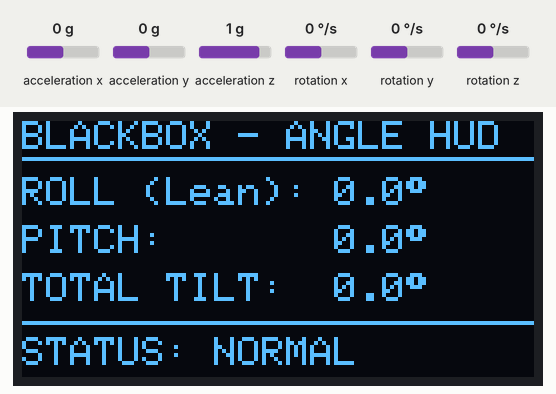
The sketch below on a simulated ESP32. Shown: 128×64 one-colour display. The test bench sets the inputs (shaded band); at power-on: acceleration x 0 g, acceleration y 0 g, acceleration z 1 g, rotation x 0 °/s, rotation y 0 °/s, rotation z 0 °/s. What the sketch prints to the serial monitor is not drawn.

Above: at 5.2 s.
5.3 s: acceleration x set to -1.4 g
At 6.5 s:
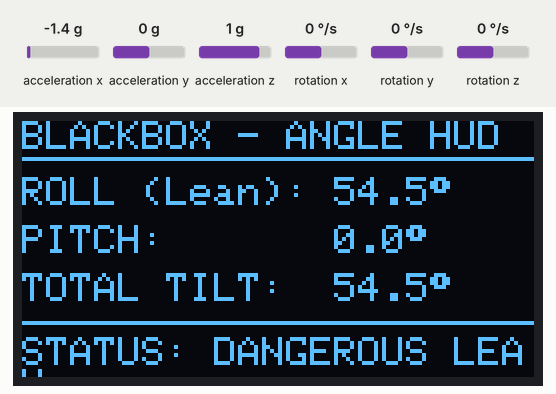
6.8 s: acceleration y set to -1.4 g
At 7.9 s:
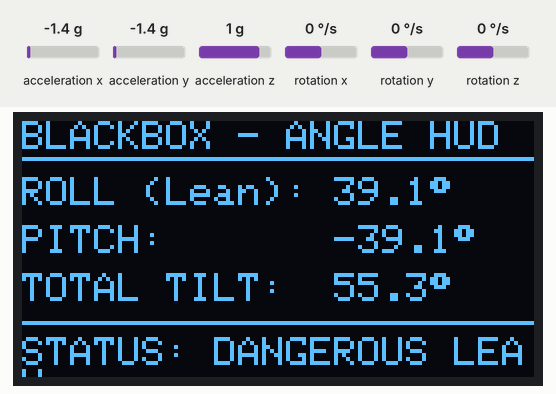
8.3 s: acceleration z set to 0 g
At 9.1 s:
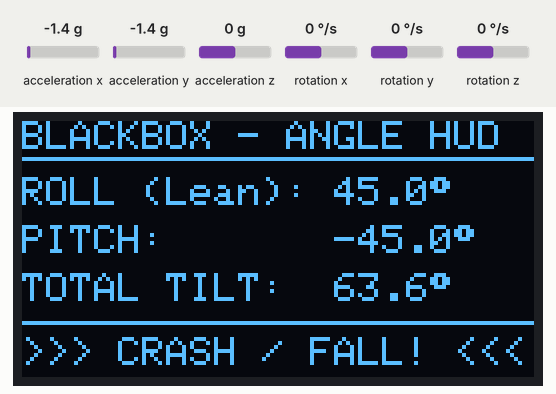
9.8 s: acceleration x set to -0.8 g
At 10.3 s:
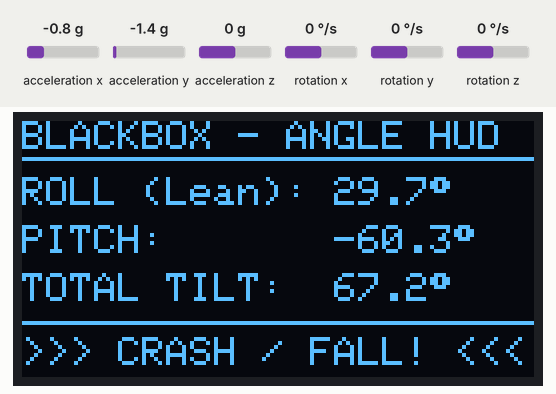
11.3 s: acceleration z set to -1.4 g
At 12.5 s:
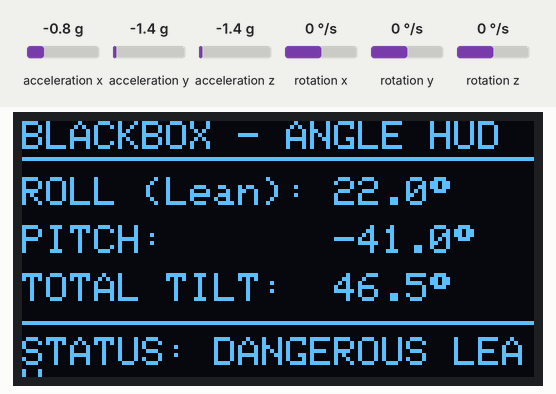
12.8 s: acceleration y set to -0.8 g
At 13.9 s:
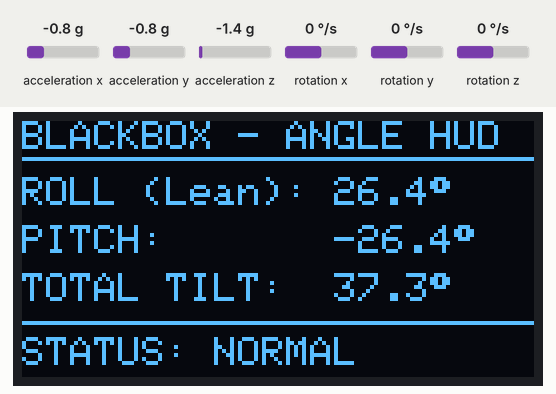
Timing chart, 0 to 15.3 s (numbered marks = the images above; inputs shaded):
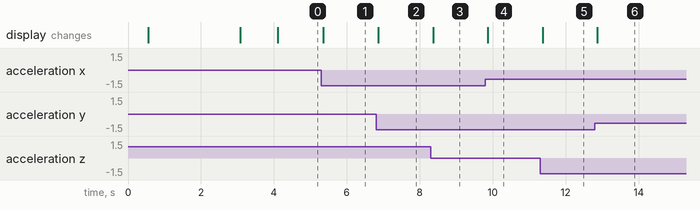

Measured:
- after the input at 5.3 s, the display: changes after 0.06 s (image 1)
- after the input at 6.8 s, the display: changes after 0.06 s (image 2)
- after the input at 8.3 s, the display: changes after 0.06 s (image 3)
- after the input at 9.8 s, the display: changes after 0.06 s (image 4)
- after the input at 11.3 s, the display: changes after 0.07 s (image 5)
- after the input at 12.8 s, the display: changes after 0.07 s (image 6)

The sketch:

mpu6050_oled_esp32_v0.ino
```cpp
/*
  =============================================================
  Two-Wheeler Blackbox - Step 1: Real-Time Angle Measurement
  Hardware: ESP32 + MPU-6050 (IMU) + 1.3" I2C OLED (SH1106)
  =============================================================
*/

#include <Wire.h>
#include <Adafruit_GFX.h>
#include <Adafruit_SH110X.h> // Standard for 1.3" OLEDs
#include <MPU6050_light.h>   // Fast, complementary filtered angles

// OLED Display Configuration (1.3 inch is 128x64, uses SH1106 driver)
#define SCREEN_WIDTH 128
#define SCREEN_HEIGHT 64
#define OLED_RESET -1
Adafruit_SH1106G display(SCREEN_WIDTH, SCREEN_HEIGHT, &Wire, OLED_RESET);

// MPU6050 Sensor Object
MPU6050 mpu(Wire);

unsigned long lastUpdate = 0;

void setup() {
  Serial.begin(115200);
  delay(500);

  // Initialize I2C Communication on ESP32 (SDA = GPIO 21, SCL = GPIO 22)
  Wire.begin(21, 22);

  // 1. Initialize OLED Display (I2C address: 0x3C)
  if (!display.begin(0x3C, true)) {
    Serial.println(F("[ERROR] OLED Display not found at 0x3C!"));
    while (1);
  }

  display.clearDisplay();
  display.setTextColor(SH110X_WHITE);
  display.setTextSize(1);
  display.setCursor(10, 10);
  display.println("BLACKBOX SYSTEM");
  display.setCursor(5, 28);
  display.println("Calibrating MPU...");
  display.setCursor(5, 44);
  display.println("Keep sensor flat!");
  display.display();
  delay(1500);

  // 2. Initialize MPU6050
  byte status = mpu.begin();
  if (status != 0) {
    display.clearDisplay();
    display.setCursor(0, 20);
    display.println("MPU6050 Error!");
    display.setCursor(0, 35);
    display.println("Check SDA/SCL pins");
    display.display();
    while (1);
  }

  // 3. Calibrate Gyro and Accelerometer offsets
  mpu.calcOffsets(true, true);

  display.clearDisplay();
  display.setCursor(15, 25);
  display.println("Calibration Done!");
  display.display();
  delay(1000);
}

void loop() {
  // Update sensor readings continuously
  mpu.update();

  // Refresh screen every 50ms (20 FPS smooth update)
  if (millis() - lastUpdate >= 50) {
    lastUpdate = millis();

    // Read calculated angles
    float pitch = mpu.getAngleX(); // Front / Back lean
    float roll  = mpu.getAngleY(); // Left / Right lean (Crucial for bike fall)
    float yaw   = mpu.getAngleZ(); // Steering yaw

    // Total absolute tilt
    float totalTilt = sqrt((pitch * pitch) + (roll * roll));

    // Serial monitor output
    Serial.print("Pitch: "); Serial.print(pitch, 1);
    Serial.print(" | Roll: "); Serial.print(roll, 1);
    Serial.print(" | Tilt: "); Serial.println(totalTilt, 1);

    // Render on OLED
    display.clearDisplay();

    // Header
    display.setTextSize(1);
    display.setCursor(0, 0);
    display.print("BLACKBOX - ANGLE HUD");
    display.drawLine(0, 9, 127, 9, SH110X_WHITE);

    // Roll (Lean)
    display.setCursor(0, 14);
    display.print("ROLL (Lean): ");
    display.print(roll, 1);
    display.print((char)247);

    // Pitch
    display.setCursor(0, 26);
    display.print("PITCH:       ");
    display.print(pitch, 1);
    display.print((char)247);

    // Total Tilt
    display.setCursor(0, 38);
    display.print("TOTAL TILT:  ");
    display.print(totalTilt, 1);
    display.print((char)247);

    // Dynamic Status Indicator
    display.drawLine(0, 50, 127, 50, SH110X_WHITE);
    display.setCursor(0, 54);
    if (totalTilt >= 60.0) {
      display.print(">>> CRASH / FALL! <<<");
    } else if (totalTilt >= 40.0) {
      display.print("STATUS: DANGEROUS LEAN");
    } else {
      display.print("STATUS: NORMAL");
    }

    display.display();
  }
}
```
